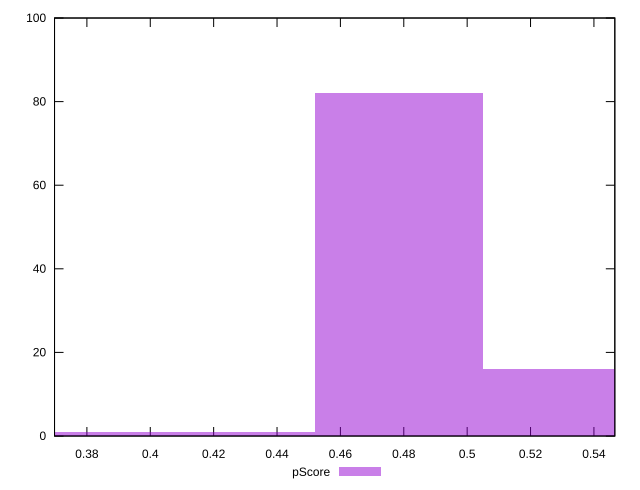

Write gnuplot code to recreate this figure.
reset

$pScore <<EOF
0.4253802542436875 1
0.4785527860241484 82
0.5317253178046093 16
0.37220772246322653 1
EOF

set key outside below
set boxwidth 0.053172531780460934
set xrange [0.3697875671143928:0.5465966795683578]
set yrange [0:100]
set trange [0:100]
set style fill transparent solid 0.5 noborder
set terminal svg size 640, 490 enhanced background rgb 'white'
set output "reports/report_00033_2021-03-01T14-23-16.841Z/first-cpu-idle/samples/astro-cached/pScore/histogram.svg"

plot $pScore title "pScore" with boxes

reset
